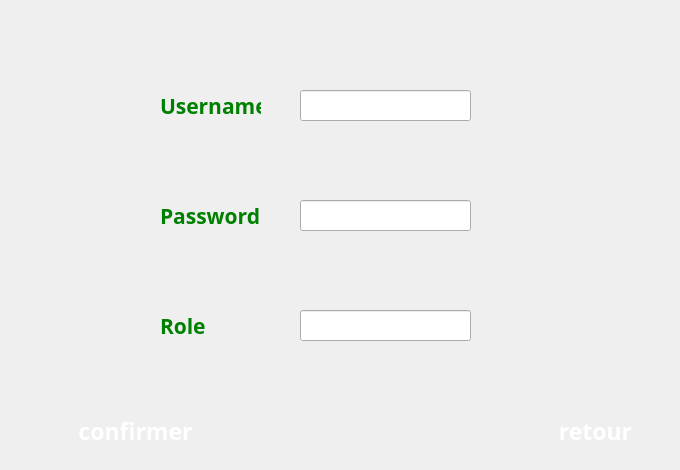
      <widget class="QWidget" name="page_10">
       <widget class="QLineEdit" name="username_6">
        <property name="geometry">
         <rect>
          <x>300</x>
          <y>90</y>
          <width>171</width>
          <height>31</height>
         </rect>
        </property>
       </widget>
       <widget class="QLineEdit" name="password_6">
        <property name="geometry">
         <rect>
          <x>300</x>
          <y>200</y>
          <width>171</width>
          <height>31</height>
         </rect>
        </property>
        <property name="echoMode">
         <enum>QLineEdit::Password</enum>
        </property>
       </widget>
       <widget class="QLineEdit" name="role_6">
        <property name="geometry">
         <rect>
          <x>300</x>
          <y>310</y>
          <width>171</width>
          <height>31</height>
         </rect>
        </property>
       </widget>
       <widget class="QLabel" name="label_16">
        <property name="geometry">
         <rect>
          <x>160</x>
          <y>90</y>
          <width>101</width>
          <height>31</height>
         </rect>
        </property>
        <property name="font">
         <font>
          <family>MV Boli</family>
          <pointsize>16</pointsize>
          <weight>75</weight>
          <bold>true</bold>
         </font>
        </property>
        <property name="styleSheet">
         <string notr="true">color:green;</string>
        </property>
        <property name="text">
         <string>Username</string>
        </property>
       </widget>
       <widget class="QLabel" name="label_17">
        <property name="geometry">
         <rect>
          <x>160</x>
          <y>200</y>
          <width>101</width>
          <height>31</height>
         </rect>
        </property>
        <property name="font">
         <font>
          <family>MV Boli</family>
          <pointsize>16</pointsize>
          <weight>75</weight>
          <bold>true</bold>
         </font>
        </property>
        <property name="styleSheet">
         <string notr="true">color:green;</string>
        </property>
        <property name="text">
         <string>Password</string>
        </property>
       </widget>
       <widget class="QLabel" name="label_18">
        <property name="geometry">
         <rect>
          <x>160</x>
          <y>310</y>
          <width>91</width>
          <height>31</height>
         </rect>
        </property>
        <property name="font">
         <font>
          <family>MV Boli</family>
          <pointsize>16</pointsize>
          <weight>75</weight>
          <bold>true</bold>
         </font>
        </property>
        <property name="styleSheet">
         <string notr="true">color:green;</string>
        </property>
        <property name="text">
         <string>Role</string>
        </property>
       </widget>
       <widget class="QPushButton" name="pushButton_35">
        <property name="geometry">
         <rect>
          <x>60</x>
          <y>400</y>
          <width>151</width>
          <height>61</height>
         </rect>
        </property>
        <property name="font">
         <font>
          <family>MV Boli</family>
          <pointsize>17</pointsize>
          <weight>75</weight>
          <bold>true</bold>
         </font>
        </property>
        <property name="styleSheet">
         <string notr="true">color:white;</string>
        </property>
        <property name="text">
         <string>confirmer</string>
        </property>
        <property name="icon">
         <iconset resource="resources.qrc">
          <normaloff>:/img/resources/yes.png</normaloff>:/img/resources/yes.png</iconset>
        </property>
        <property name="iconSize">
         <size>
          <width>25</width>
          <height>25</height>
         </size>
        </property>
        <property name="flat">
         <bool>true</bool>
        </property>
       </widget>
       <widget class="QPushButton" name="pushButton_36">
        <property name="geometry">
         <rect>
          <x>520</x>
          <y>400</y>
          <width>151</width>
          <height>61</height>
         </rect>
        </property>
        <property name="font">
         <font>
          <family>MV Boli</family>
          <pointsize>17</pointsize>
          <weight>75</weight>
          <bold>true</bold>
         </font>
        </property>
        <property name="styleSheet">
         <string notr="true">color:white;</string>
        </property>
        <property name="text">
         <string>retour</string>
        </property>
        <property name="icon">
         <iconset resource="resources.qrc">
          <normaloff>:/img/resources/cancel.png</normaloff>:/img/resources/cancel.png</iconset>
        </property>
        <property name="iconSize">
         <size>
          <width>25</width>
          <height>25</height>
         </size>
        </property>
        <property name="flat">
         <bool>true</bool>
        </property>
       </widget>
      </widget>
